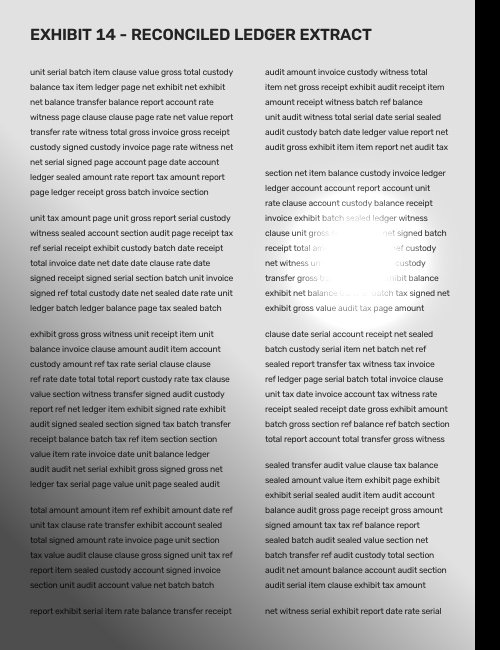
#> input picture android/app/src/main/assets/sample_page.jpg, 1000 x 1300 px (shown at 1/2 size)
$ python -i layout.py   (imports and definitions only)
#> lines starting #> are read from the running program, lines starting #| are printed output that depends on the picture; after the words box and inside, x2 and y2 are one past the last pixel; in counts of white or black regions, pixels touching at a corner belong together
#> further down, picture is the input picture: shape (1300, 1000); min 0, max 255, mean 175.7
"""Block detection and reading order.

Blocks are found by dilating the binarized page so nearby glyphs merge, then
taking external contours. Reading order uses a recursive XY-cut: at each step
the block set is split at its single widest whitespace gap, either a vertical
gutter (columns) or a horizontal gap (rows), and each side is ordered in turn.
A plain (y, x) sort interleaves the lines of side-by-side columns; the XY-cut
reads a whole column before moving to the next.

Limits: this is geometry only. It does not read the text, so it cannot link a
footnote marker to its footnote, follow a wire in a schematic, or know that a
table continues across columns. Tables whose column gaps are wider than their
row gaps will be read column by column.
"""
from __future__ import annotations

from typing import Dict, List, Optional, Tuple

import cv2
import numpy as np

Box = Tuple[int, int, int, int]  # x, y, w, h


def _odd(n: float, minimum: int) -> int:
    n = max(int(round(n)), minimum)
    return n if n % 2 else n + 1


def binarize(gray: np.ndarray) -> np.ndarray:
    """Ink = 255, paper = 0."""
    _, binary = cv2.threshold(gray, 0, 255, cv2.THRESH_BINARY_INV + cv2.THRESH_OTSU)
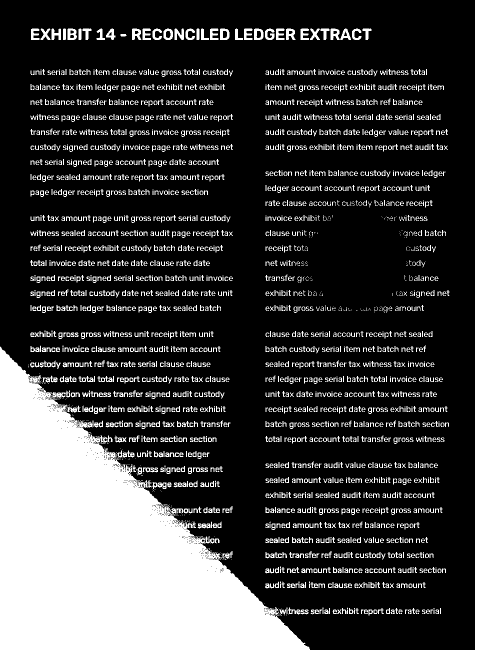
#> binary: shape (1300, 1000) (shown at 1/2 size); 26.8% white; 2627 white regions (627 under 20 px), largest, box (x1, y1, x2, y2) and area: (0, 693, 620, 1300) 190283, (950, 0, 1000, 1300) 65000, (661, 57, 702, 80) 544
    return binary


def detect_blocks(binary: np.ndarray, min_area: Optional[int] = None) -> List[Box]:
    h, w = binary.shape
#> h = 1300; w = 1000
    kx = _odd(w / 100, 9)
#> kx = 11
    ky = _odd(h / 400, 3)
#> ky = 3
    dilated = cv2.dilate(binary, cv2.getStructuringElement(cv2.MORPH_RECT, (kx, ky)))
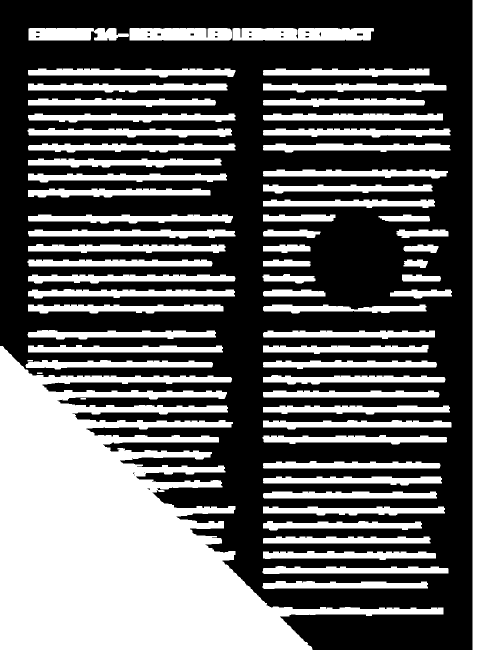
#> dilated: shape (1300, 1000) (shown at 1/2 size); 41.8% white; 66 white regions
    contours, _ = cv2.findContours(dilated, cv2.RETR_EXTERNAL, cv2.CHAIN_APPROX_SIMPLE)
#> contours = 66 contours; largest, box (x1, y1, x2, y2) and area: (0, 692, 887, 1300) 226258, (945, 0, 1000, 1300) 70146, (465, 56, 748, 81) 6476, (56, 549, 471, 567) 4830, (56, 578, 470, 597) 4827
    if min_area is None:
        min_area = max(16, (h * w) // 200_000)
#> min_area = 16
    boxes = []
    for c in contours:
        x, y, bw, bh = cv2.boundingRect(c)
        if bw > 0 and bh > 0 and bw * bh >= min_area:
            boxes.append((x, y, bw, bh))
#> this loop made 66 passes
#> (x, y, bw, bh) on passes 1 to 12: (525, 1162, 331, 16), (525, 1132, 372, 16), (526, 1102, 346, 18), (526, 1073, 335, 14), (526, 1042, 318, 19), (526, 1013, 364, 18), (526, 983, 348, 14), (526, 953, 358, 18), (526, 922, 355, 15), (525, 870, 369, 19), (526, 840, 377, 19), (526, 811, 374, 18)
#> (c, x, y, bw, bh) on passes 13, 16, 19: ([[161, 796], [161, 798], [171, 798], [171, 796]], 161, 796, 11, 3), ([[74, 745], [74, 747], [84, 747], [84, 745]], 74, 745, 11, 3), ([[55, 720], [55, 722], [65, 722], [65, 720]], 55, 720, 11, 3)
#> after the loop, boxes = 66 items, first 6: (525, 1162, 331, 16), (525, 1132, 372, 16), (526, 1102, 346, 18), (526, 1073, 335, 14), (526, 1042, 318, 19), (526, 1013, 364, 18)
    return boxes


def _widest_gap(boxes: List[Box], axis: int) -> Tuple[int, int]:
    """Return (gap_width, cut_position) of the widest empty band along an axis."""
#> called with axis = 0
    spans = sorted((b[axis], b[axis] + b[axis + 2]) for b in boxes)
#> spans = 66 pairs, first value 0 to 945, second value 66 to 1000
    best = (0, 0)
    reach = spans[0][1]
#> reach = 887
    for start, end in spans[1:]:
        if start > reach and start - reach > best[0]:
            best = (start - reach, start)
        reach = max(reach, end)
#> this loop made 65 passes
#> best on pass 65: (41, 945)
#> (start, end, reach) on passes 1 to 6: (51, 426, 887), (55, 66, 887), (55, 425, 887), (55, 432, 887), (55, 464, 887), (56, 421, 887)
    return best


def xy_cut(boxes: List[Box], min_col_gap: int = 1) -> List[Box]:
    if len(boxes) <= 1:
        return list(boxes)
    x_gap, x_cut = _widest_gap(boxes, 0)
#> x_gap = 41; x_cut = 945
    y_gap, y_cut = _widest_gap(boxes, 1)
#> the loop in _widest_gap (call 2), `for start, end in spans[1:]:` made 65 passes
#> (start, end) on passes 1 to 12: (56, 81), (56, 81), (56, 81), (137, 154), (137, 155), (167, 185), (167, 185), (196, 214), (196, 214), (227, 241), (227, 245), (256, 275)
#> y_gap = 0; y_cut = 0
    if x_gap < min_col_gap:
        x_gap = 0
    if x_gap == 0 and y_gap == 0:
        return sorted(boxes, key=lambda b: (b[1], b[0]))
    axis, cut = (0, x_cut) if x_gap >= y_gap else (1, y_cut)
#> axis = 0; cut = 945
    first = [b for b in boxes if b[axis] < cut]
#> first = 65 items, first 6: (525, 1162, 331, 16), (525, 1132, 372, 16), (526, 1102, 346, 18), (526, 1073, 335, 14), (526, 1042, 318, 19), (526, 1013, 364, 18)
    second = [b for b in boxes if b[axis] >= cut]
#> second = [(945, 0, 55, 1300)]
    return xy_cut(first, min_col_gap) + xy_cut(second, min_col_gap)


def naive_order(boxes: List[Box]) -> List[Box]:
    """The top-to-bottom, left-to-right sort the original drafts used."""
    return sorted(boxes, key=lambda b: (b[1], b[0]))


def map_layout(gray: np.ndarray) -> List[Dict]:
    binary = binarize(gray)
    boxes = detect_blocks(binary)
    ordered = xy_cut(boxes, min_col_gap=_odd(gray.shape[1] / 100, 9))
    nodes = []
    for i, (x, y, w, h) in enumerate(ordered):
        density = float(np.count_nonzero(binary[y:y + h, x:x + w])) / float(w * h)
        nodes.append({"order": i, "x": x, "y": y, "w": w, "h": h, "density": round(density, 4)})
#> this loop made 66 passes
#> (x, y, w, h) on passes 1 to 12: (57, 56, 201, 25), (259, 56, 205, 25), (465, 56, 283, 25), (56, 137, 415, 18), (56, 167, 399, 18), (56, 196, 376, 18), (56, 227, 415, 18), (55, 256, 409, 19), (56, 287, 415, 18), (56, 317, 387, 18), (56, 347, 398, 18), (56, 377, 365, 18)
    return nodes

>>> import cv2
>>> picture = cv2.imread('../../android/app/src/main/assets/sample_page.jpg', cv2.IMREAD_GRAYSCALE)
>>> result = map_layout(picture)
